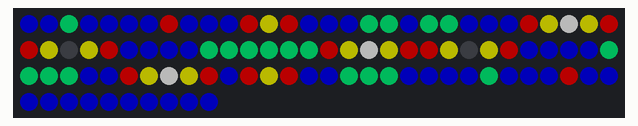
Bench run of a sketch on a simulated Arduino Uno, built with avr-gcc and run on an emulated ATmega328P. Parts: 100 RGB LEDs in strip order, left to right, continuing on the next row. Dim RGB values are drawn brighter than linear.

Above: at 2.16 s.

The sketch:

mario_flower.ino
```cpp
#include "FastLED.h"
#define NUM_LEDS 100
#define DATA_PIN 3

CRGB leds[NUM_LEDS];

void setup() {
  delay(2000);
  FastLED.addLeds<WS2811, DATA_PIN, RGB>(leds, NUM_LEDS);
  FastLED.setBrightness(70); //Number 0-255
  FastLED.clear();
}

//flower
int flower_petal_v1[]={7,11,13,25,29,30,34,45,49,50,54,65,69,71,73,87};
int flower_petal_v2[]={12,26,28,30,34,45,49,50,54,65,69,70,74,86,88,92};
int flower_middle_v1[]={12,26,28,31,33,46,48,51,53,66,68,72};
int flower_middle_v2[]={27,31,33,46,48,51,53,66,68,71,73,87};
int flower_center_v1[]={27,47,67};
int flower_center_v2[]={32,52,72};
int flower_eye_v1[]={32,52};
int flower_eye_v2[]={47,67};
int flower_leaf_v1[]={2,17,18,20,21,39,40,41,42,43,44,59,60,61,62,76,77,78,83};
int flower_leaf_v2[]={3,16,17,18,20,21,22,39,40,41,42,56,59,60,61,64,77,78,82};

void loop() {
  //flower
  //v1
  fill_solid(leds, NUM_LEDS, CRGB::Blue);
  for(int i=0; i<16; i++){
    leds[flower_petal_v1[i]] = CRGB::Red;
  }
  for(int i=0; i<12; i++){
    leds[flower_middle_v1[i]] = CRGB::Yellow;
  }
  for(int i=0; i<3; i++){
    leds[flower_center_v1[i]] = CRGB::White;
  }
  for(int i=0; i<2; i++){
    leds[flower_eye_v1[i]] = CRGB::Black;
  }
  for(int i=0; i<19; i++){
    leds[flower_leaf_v1[i]] = CRGB::SpringGreen;
  }
  FastLED.show();
  FastLED.delay(300);

  //v2
  fill_solid(leds, NUM_LEDS, CRGB::Blue);
  for(int i=0; i<16; i++){
    leds[flower_petal_v2[i]] = CRGB::Red;
  }
  for(int i=0; i<12; i++){
    leds[flower_middle_v2[i]] = CRGB::Yellow;
  }
  for(int i=0; i<3; i++){
    leds[flower_center_v2[i]] = CRGB::White;
  }
  for(int i=0; i<2; i++){
    leds[flower_eye_v2[i]] = CRGB::Black;
  }
  for(int i=0; i<19; i++){
    leds[flower_leaf_v2[i]] = CRGB::SpringGreen;
  }
  FastLED.show();
  FastLED.delay(300);
}
```
